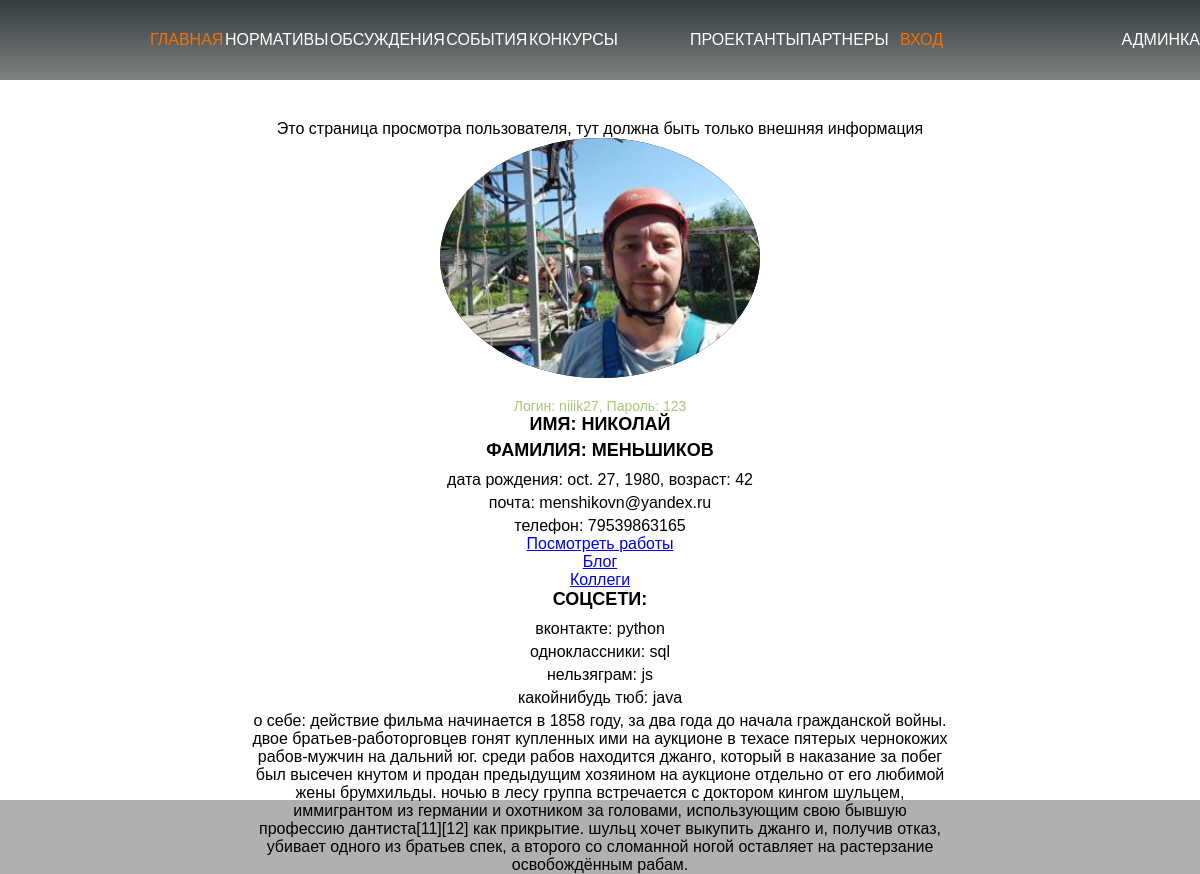
The app's page /artists/niiik27/ with its own data.
### loginuser/models.py (models this page shows, shortened)
class UserProfile(models.Model):
    photo_url = models.CharField('Ссылка на фото',max_length=256, blank=True)
    image = models.ImageField('Изображение', upload_to=f'{APP_NAMES.USER_PROFILE}/image', blank=True)
    firstname = models.CharField('Имя', max_length=len_fields, blank=True)
    lastname = models.CharField('Фамилия', max_length=len_fields, blank=True)
    birth = models.DateField('Дата рождения', blank=True)
    e_mail = models.CharField('Почта', max_length=len_fields, blank=True)
    phone = models.BigIntegerField('Телефон', blank=True)
    purpose = models.CharField('Роль',max_length=10, blank=True)
    social_vk = models.CharField('Вконтакте', max_length=len_fields, blank=True)
    social_ok = models.CharField('Одноклассники', max_length=len_fields, blank=True)
    social_inst = models.CharField('Инста', max_length=len_fields, blank=True)
    social_tube = models.CharField('Видео', max_length=len_fields, blank=True)
    username = models.CharField('Логин', max_length=len_fields, blank=True)
    password = models.CharField('Пароль', max_length=len_fields, blank=True)
    about = models.TextField('Описание', blank=True)
    user = models.OneToOneField(User, on_delete=models.CASCADE)
    class Meta:
        verbose_name = APP_NAMES.USER_PROFILE
        verbose_name_plural = VERBOSE_APP_NAMES.USER_PROFILE

### artists/views.py (the view)
# urls.py: path('<str:username>/', views.artis, name=APP_NAMES.ARTISTS),
def artis(request, username):
    user = get_object_or_404(UserProfile, username=username)
    today = date.today()
    age = today.year - user.birth.year - ((today.month, today.day) < (user.birth.month, user.birth.day))
    print(age)
    return render(request, f'artistcards/artist.html',
                  {'userprofile': user, 'page_name': VERBOSE_APP_NAMES.USER_PROFILE, 'page_style': APP_NAMES.USER_PROFILE, 'age': age})

### artists/templates/artistcards/artist.html
<!DOCTYPE html>
{% extends 'base.html' %}
{% block content %}
{% load static %}
<main>
        <section class="hero">
            <div class="wrapper hero-wrapper">
                <div>Это страница просмотра пользователя, тут должна быть только внешняя информация</div>
                <img src="{{ userprofile.image.url }}" alt="" class="my_image hero__my_image">
                <span class="my_age">Логин: {{ userprofile.username }}, Пароль: {{ userprofile.password }}</span>
                <span class="first_name">Имя: {{ userprofile.firstname }}</span>
                <span class="last_name">Фамилия: {{ userprofile.lastname }}</span>
                <span class="my_desc">Дата рождения: {{ userprofile.birth }}, Возраст: {{ age }}</span>
                <span class="my_desc">Почта: {{ userprofile.e_mail }}</span>
                <span class="my_desc">Телефон: {{ userprofile.phone }}</span>
                <a href="{% url 'portfolio' %}">Посмотреть работы</a>
                <a href="{% url 'blog' %}">Блог</a>
                <a href="{% url 'artists' %}">Коллеги</a>
                <p class="first_name">Соцсети:</p>
                <p class="my_desc">Вконтакте: {{ userprofile.social_vk }}</p>
                <p class="my_desc">Одноклассники: {{ userprofile.social_ok }}</p>
                <p class="my_desc">Нельзяграм: {{ userprofile.social_inst }}</p>
                <p class="my_desc">Какойнибудь тюб: {{ userprofile.social_tube }}</p>
                <p class="my_desc">О себе: {{ userprofile.about }}</p>
            </div>
        </section>
</main>
{% endblock %}

### static/base/css/style.css (style rules this page uses)
* { font-family: Arial, Helvetica, sans-serif }
body { margin: 0; padding: 0; background: #b0b0b0; }
h1, h2, h3, h4, h5, h6, p { margin: 0; }
body { padding:0; margin:0; }
.wrapper { width:100%; height:100px; max-width: 1440px; margin: 0 auto; }

### home/static/userprofile/css/style.css (style rules this page uses)
.hero { background-color: #ffffff; height: calc(100vh - 80px); padding-top:5vh; padding-bottom:2vh; }
.hero-wrapper { display:flex; flex-direction: column; align-items: center; }
.my_image { width:320px; height:320px; border-radius:100%; background-color:black; object-fit: cover; }
.hero__my_image { margin-bottom: 20px; }
.first_name, .last_name { color: black; font-size: 18px; font-weight: bold; text-transform: uppercase; font-family: sans-serif; margin-bottom: 5px; }
.my_age { font-family: sans-serif; font-size: 14px; color: #a8c578; }
.my_desc { font-weight: normal; text-transform: lowercase; width:90%; max-width:700px; text-align: center; margin: 5px 0 0; }

### records on screen
UserProfile: image (picture), username "niiik27", password "123", firstname "НИКОЛАЙ", lastname "МЕНЬШИКОВ", birth "oct. 27, 1980", e_mail "menshikovn@yandex.ru", phone "79539863165", social_vk "python", social_ok "sql", social_inst "js", social_tube "java", about "действие фильма начинается в 1858 году, за два года до начала гражданской войны. двое братьев-работорговцев гонят купленных ими на аукционе в техасе пятерых чернокожих рабов-мужчин на дальний юг. среди рабов находится джанго, который в наказание за побег был высечен кнутом и продан предыдущим хозяином на аукционе отдельно от его любимой жены брумхильды. ночью в лесу группа встречается с доктором кингом шульцем, иммигрантом из германии и охотником за головами, использующим свою бывшую профессию дантиста[11][12] как прикрытие. шульц хочет выкупить джанго и, получив отказ, убивает одного из братьев спек, а второго со сломанной ногой оставляет на растерзание освобождённым рабам."
